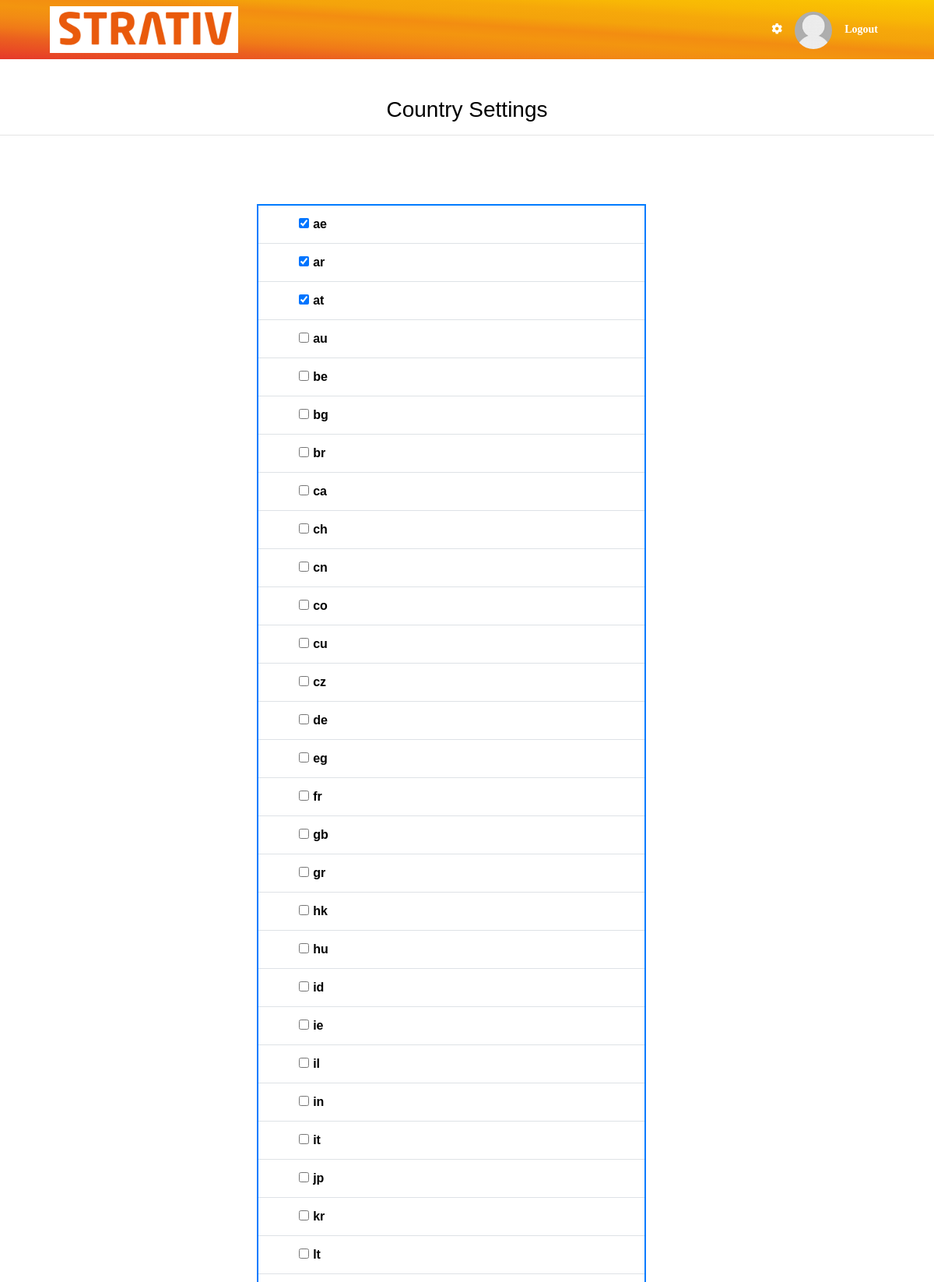
/country (signed in, upper part), run on the app's committed database.
### NewsFeed/models.py (models this page shows)
class Countries(models.Model):
    countryName= models.CharField(max_length=100)
    created = models.DateTimeField(auto_now_add=True)

### NewsFeed/views.py (the view, shortened to what this page needs)
# urls.py: path("country", views.usercountry, name="country"),
def usercountry(request):
    userallcountries = Mapper.objects.filter(user=request.user, itemName="Country").values_list('selecteddata',
                                                                                                flat=True)
    all_countries = Countries.objects.all()
    return render(request, "NewsFeed/countrysettings.html",
                  {'allcountries': all_countries, 'userallcountries': userallcountries})

### NewsFeed/templates/NewsFeed/countrysettings.html (shortened to what this page needs)
{% extends "NewsFeed/layouts/base.html" %}
{% load static %}
{% block content %}
<br />
<br />
<div class="peb-section-header text-center">
    <h3 class="text-white" style="color:black!important">Country Settings</h3>
    <hr>
</div>
<br />
<br />
<form action="{% url 'country' %}" method="POST">
  <div class="container">
    <div class="row">
        <div class="col-lg-3 col-md-5">
        </div>
        <div class="col-lg-6 col-md-2">
          <div class="form-horizontal" >
            <br />
          <table class="table" style="width:500px!important; border:2px solid #007bff!important">
  {% for country in allcountries %}
  <tr>
      <td style="width:50px;padding-right:5px!important;text-align:right">
        {% if country.countryName in userallcountries %}
        <input type="checkbox"  name="selectedcountries" id="option{{country.id}}" value={{country.countryName}} checked />
        {% else %}
        <input type="checkbox" name="selectedcountries" id="option{{country.id}}" value={{country.countryName}} />
        {% endif  %}
      </td>
      <td style="width:300px!important;text-align:left;margin:20px!important;padding-left:0!important;color:black!important">
        <b>{{country.countryName}}</b>
      </td>
  </tr>
  {% endfor %}
          </table>
        </div>
      </div>
      <div class="col-lg-3 col-md-5">
      </div>
  </div>
  </div>
</form>
{% endblock %}

### NewsFeed/static/css/main.css (style rules this page uses)
* { margin: 0px; padding: 0px; box-sizing: border-box; }
body, html { height: 100%; font-family: Ubuntu-Regular, sans-serif; }
h1,h2,h3,h4,h5,h6 { margin: 0px; }
input { outline: none; border: none; }

### NewsFeed/templates/NewsFeed/countrysettings.html (style rules this page uses)
table, tr, th, td { text-align: center; }
table { border-left: 1px solid #dee2e6; border-right: 1px solid #dee2e6; border-bottom: 1px solid #dee2e6; }
td { color: white; }

### data on the page
Countries: countryName "ae"
Countries: countryName "ar"
Countries: countryName "at"
Countries: countryName "au"
Countries: countryName "be"
Countries: countryName "bg"
Countries: countryName "br"
Countries: countryName "ca"
Countries: countryName "ch"
Countries: countryName "cn"
Countries: countryName "co"
Countries: countryName "cu"
Countries: countryName "cz"
Countries: countryName "de"
Countries: countryName "eg"
Countries: countryName "fr"
Countries: countryName "gb"
Countries: countryName "gr"
Countries: countryName "hk"
Countries: countryName "hu"
Countries: countryName "id"
Countries: countryName "ie"
Countries: countryName "il"
Countries: countryName "in"
Countries: countryName "it"
Countries: countryName "jp"
Countries: countryName "kr"
Countries: countryName "lt"
